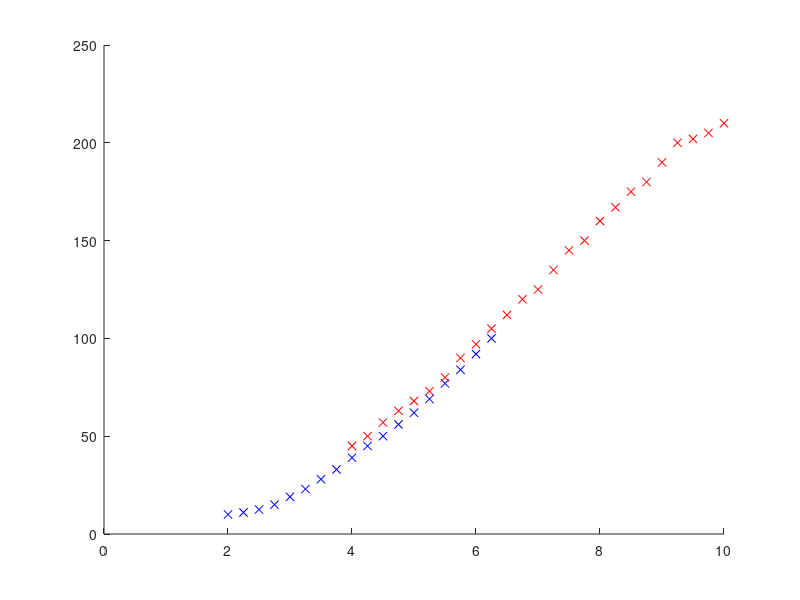

MATLAB code for this plot: (Note: this script raises an error after producing the figure.)
function force_data()
% Sum of voltages in V
Vs_high = [3.5, 4, 4.5, 5, 5.5, 6, 6.5, 7, 7.5, 8, 8.5, 9, 9.5];
Vs_low = [2, 2.5, 3, 3.5, 4, 4.5];
% Upwards force in g
Fs_high = [35, 45, 55, 67, 80, 95, 110, 125, 140, 155, 170, 180, 180] / 100;
Fs_low = [10, 14, 22, 30, 42, 52] / 100;

data_low = [
    2, 10;
    2.25, 11;
    2.5, 12.5;
    2.75, 15;
    3, 19;
    3.25, 23;
    3.5, 28;
    3.75, 33;
    4, 39;
    4.25, 45;
    4.5, 50;
    4.75, 56;
    5, 62;
    5.25, 69;
    5.5, 77;
    5.75, 84;
    6, 92;
    6.25, 100
];

data_high = [
    4, 45;
    4.25, 50;
    4.5, 57;
    4.75, 63;
    5, 68;
    5.25, 73;
    5.5, 80;
    5.75, 90;
    6, 97;
    6.25, 105;
    6.5, 112;
    6.75, 120;
    7, 125;
    7.25, 135;
    7.5, 145;
    7.75, 150;
    8, 160;
    8.25, 167;
    8.5, 175;
    8.75, 180;
    9, 190;
    9.25, 200;
    9.5, 202;
    9.75, 205;
    10, 210
];

figure(5)
hold on
plot(data_low(:,1), data_low(:,2), 'bx')
plot(data_high(:,1), data_high(:,2), 'rx')
xlim([0, 10])
ylim([0, 250])

Vs_combined = [Vs_low, Vs_high(4:end-2)];
Fs_combined = [Fs_low, Fs_high(4:end-2)];

xs = Vs_combined;
ys = Fs_combined;

param_guess = [1, 1];
opts = optimoptions('lsqnonlin', 'Jacobian', 'on', 'TolFun', 1e-12);
param = lsqnonlin(@compute_error_vector, param_guess, [], [], opts);

p_opt = param(1)
q_opt = param(2)

Vs_plot = 0:0.1:10;

figure(1)
hold on
plot(Vs_high, Fs_high, 'bx')
plot(Vs_low, Fs_low, 'rx')
plot(Vs_combined, Fs_combined)
plot(Vs_plot, Fs(Vs_plot, p_opt, q_opt))
xlim([0, 10])
ylim([0, 2])
xlabel('Vs [V]')
ylabel('Fs [g]')

function [e, J] = compute_error_vector(param)
    n = numel(xs);
    e = zeros(n, 1);
    J = zeros(n, 2);
    
    p = param(1);
    q = param(2);
    
    for i = 1:n
        x = xs(i);
        if x <= 2 * q/p
            y = p^2/(4*q) * x^2;
            J(i, 1) = p/(4*q)*x^2;
            J(i, 2) = - p^2/(4*q^2) * x^2;
        else
            y = p * x - q;
            J(i, 1) = x;
            J(i, 2) = -1;
        end
        
        e(i) = y - ys(i);
    end
end

function out = Fs(Vs, p, q)
    out = zeros(numel(Vs), 1);
    
    for i=1:numel(Vs)
        x = Vs(i);
        
        if x <= 2 * q/p
            out(i) = p^2/(4*q) * x^2;
        else
            out(i) = p * x - q;
        end
    end
end
end